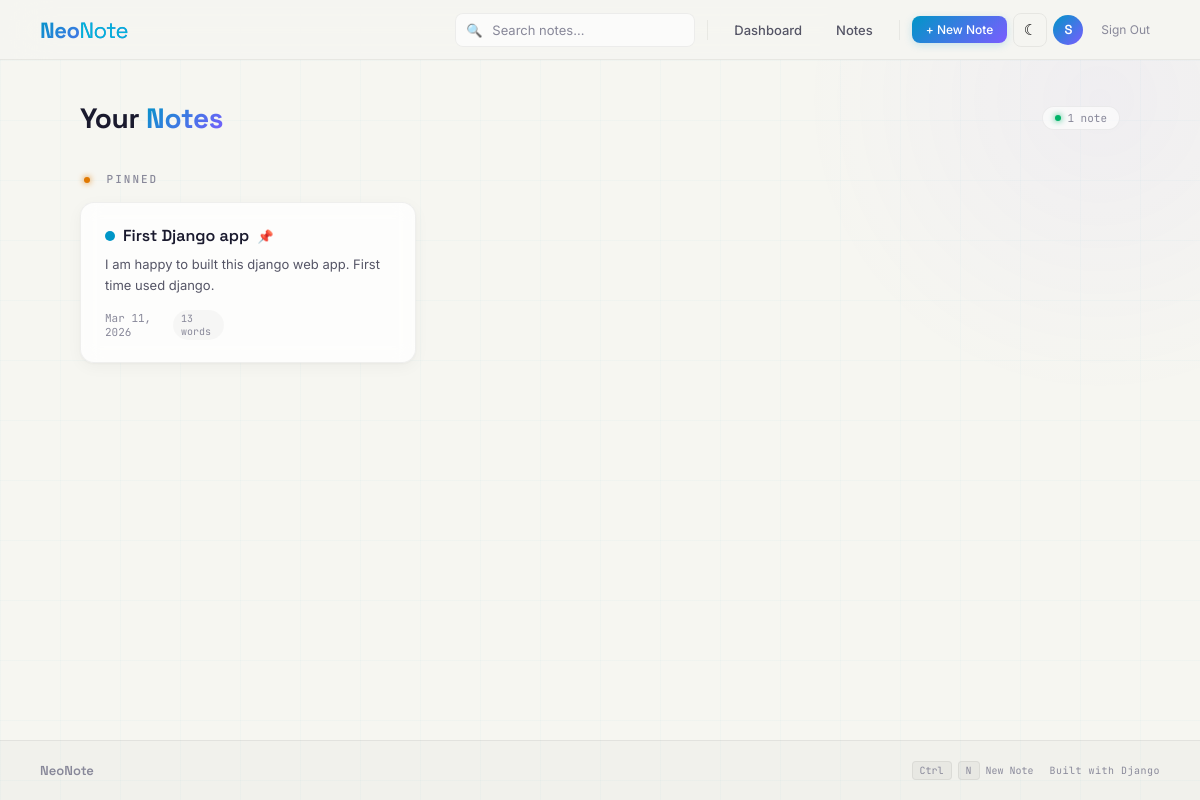
/notes/ (signed in), run on an earlier commit of the app's database.
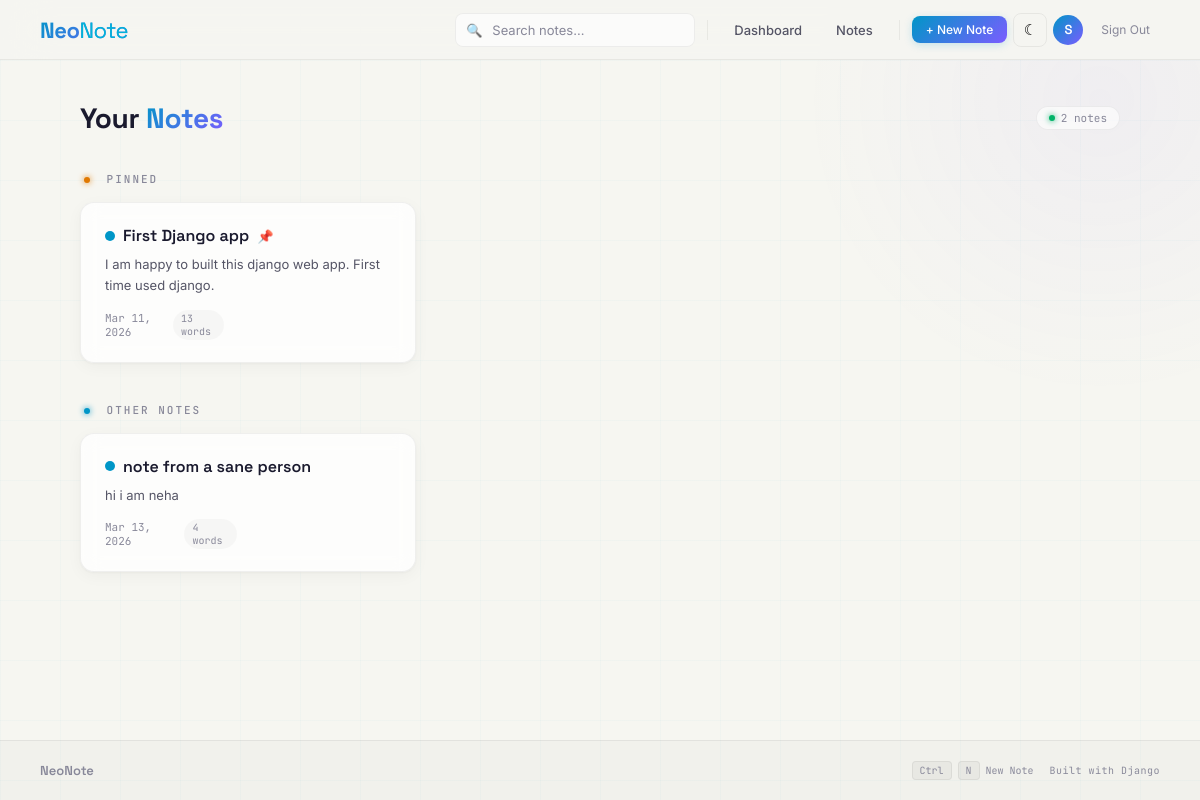
And on a later commit of the database.
### notes/models.py (models this page shows, shortened)
class Note(models.Model):
    COLOR_CHOICES = [
        ('blue', 'Blue'),
        ('purple', 'Purple'),
        ('cyan', 'Cyan'),
        ('pink', 'Pink'),
        ('green', 'Green'),
        ('orange', 'Orange'),
    ]
    user = models.ForeignKey(User, on_delete=models.CASCADE, related_name='notes', null=True, blank=True)
    title = models.CharField(max_length=200)
    body = models.TextField()
    color_tag = models.CharField(max_length=10, choices=COLOR_CHOICES, default='blue')
    pinned = models.BooleanField(default=False)
    share_token = models.UUIDField(null=True, blank=True, unique=True)
    is_shared = models.BooleanField(default=False)
    updated_at = models.DateTimeField(auto_now=True)
    created_at = models.DateTimeField(auto_now_add=True)
    @property
    def word_count(self):
        return len(self.body.split())

### notes/views.py (the view)
# urls.py: path('', views.note_list, name='note_list'),
@login_required
def note_list(request):
    query = request.GET.get('q', '')
    user_notes = Note.objects.filter(user=request.user)
    if query:
        pinned_notes = user_notes.filter(pinned=True, title__icontains=query).order_by('-updated_at')
        notes = user_notes.filter(pinned=False, title__icontains=query).order_by('-updated_at')
    else:
        pinned_notes = user_notes.filter(pinned=True).order_by('-updated_at')
        notes = user_notes.filter(pinned=False).order_by('-updated_at')
    total = pinned_notes.count() + notes.count()
    return render(request, 'notes/note_list.html', {
        'notes': notes,
        'pinned_notes': pinned_notes,
        'query': query,
        'total': total,
    })

### notes/templates/notes/note_list.html (shortened to what this page needs)
{% extends "notes/base.html" %}
{% block content %}
<div class="page-header animate-in">
    <div>
        <h1 class="page-title">Your <span class="highlight">Notes</span></h1>
    </div>
    <span class="note-count">
        <span class="live-dot"></span> {{ total }} note{{ total|pluralize }}
    </span>
</div>
{% if pinned_notes %}
    <div class="section-label">
        <span class="dot dot-orange"></span> Pinned
    </div>
    <div class="notes-grid">
        {% for note in pinned_notes %}
        <div class="note-card tag-{{ note.color_tag }}">
            <a href="{% url 'note_detail' note.pk %}" class="note-card-link">
                <div class="note-card-header">
                    <div class="note-card-title-row">
                        <span class="color-tag color-{{ note.color_tag }}"></span>
                        <h3 class="note-card-title">{{ note.title }}</h3>
                        <span class="pin-icon">&#128204;</span>
                    </div>
                </div>
                <p class="note-card-body">{{ note.body|striptags|truncatewords:30 }}</p>
            </a>
            <div class="note-card-meta">
                <div class="note-card-info">
                    <span class="note-card-date">{{ note.updated_at|date:"M d, Y" }}</span>
                    <span class="word-count">{{ note.word_count }} words</span>
                </div>
            </div>
        </div>
        {% endfor %}
    </div>
{% endif %}
{% if notes %}
    <div class="section-label">
        <span class="dot dot-blue"></span> {% if pinned_notes %}Other Notes{% else %}All Notes{% endif %}
    </div>
    <div class="notes-grid">
        {% for note in notes %}
        <div class="note-card tag-{{ note.color_tag }}">
            <a href="{% url 'note_detail' note.pk %}" class="note-card-link">
                <div class="note-card-header">
                    <div class="note-card-title-row">
                        <span class="color-tag color-{{ note.color_tag }}"></span>
                        <h3 class="note-card-title">{{ note.title }}</h3>
                    </div>
                </div>
                <p class="note-card-body">{{ note.body|striptags|truncatewords:30 }}</p>
            </a>
            <div class="note-card-meta">
                <div class="note-card-info">
                    <span class="note-card-date">{{ note.updated_at|date:"M d, Y" }}</span>
                    <span class="word-count">{{ note.word_count }} words</span>
                </div>
            </div>
        </div>
        {% endfor %}
    </div>
{% endif %}
{% endblock %}

What changed in the data, as far as the page shows it:
added Note: title "note from a sane person", body "hi i am neha", updated_at "Mar 13, 2026", word_count "4"
Also different on the page:
{{ total }}: "1" → "2"
text now shown: "OTHER NOTES"
